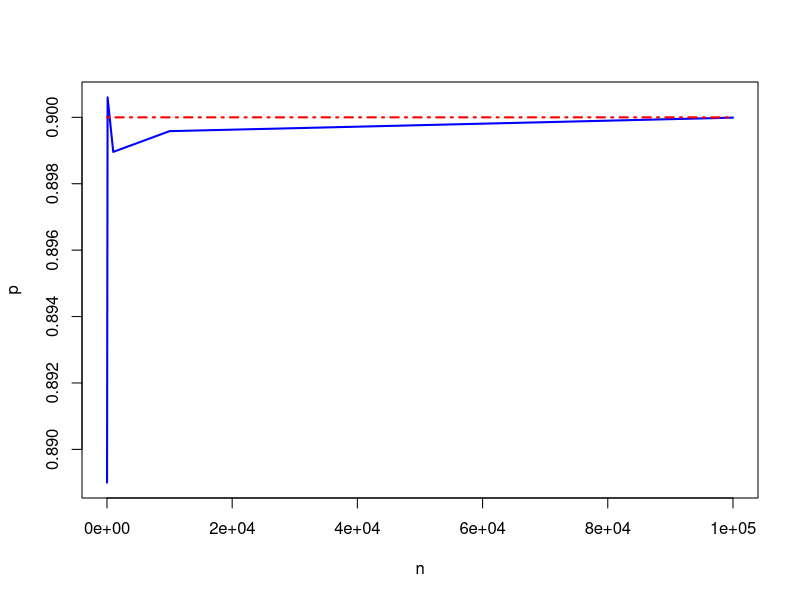
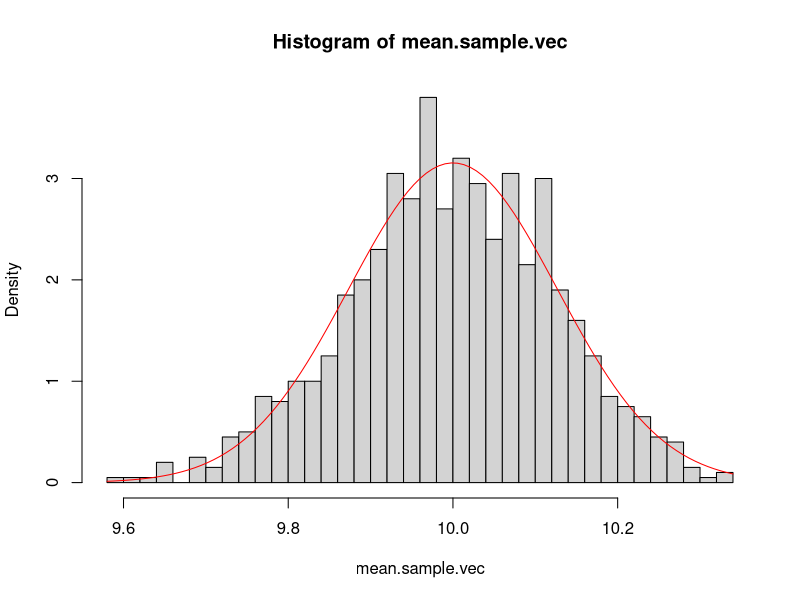
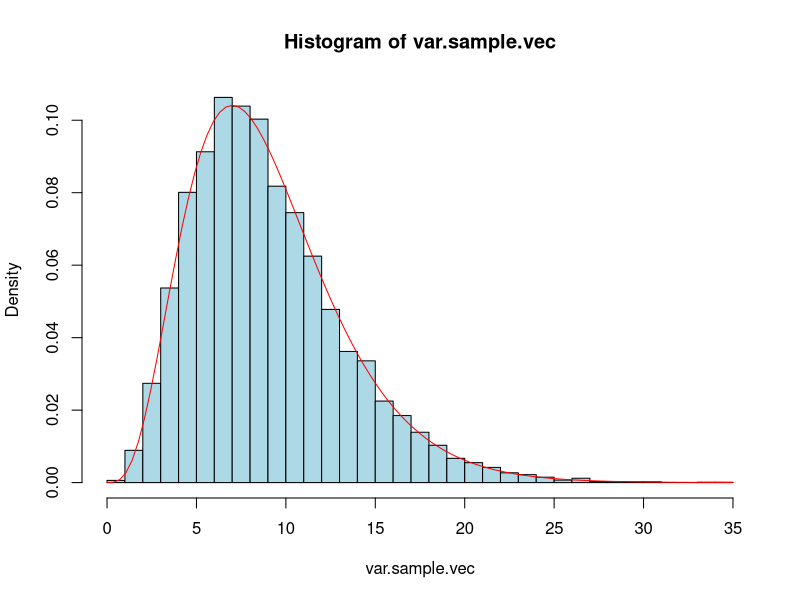

Reproduce these figures in R, in order.
mu <- 10
sigma <- 4
p <- 0.9
a <- qnorm((1-p)/2, mean=mu, sd=sigma)
b <- qnorm((1+p)/2, mean=mu, sd=sigma)
interval.p <- c(a, b)
interval.p

# X ~ Normal(mu, sigma)
test <- function(n) {
	count <- 0
	sample <- rnorm(n, mu, sigma)
	for (i in 1:n) {
		if ((a <= sample[i]) && (sample[i] <= b)) count <- count + 1	
	}
	p.propotion <- count / n
	return(p.propotion)
}

p.test1 <- test(100); p.test1
p.test2 <- test(1000); p.test2
p.test3 <- test(10000); p.test3

# n.vec <- c(10, 100, 1000, 10000, 100000)
n.vec <- 10^(seq(1, 5, by=1))
n.vec
p.testvec <- c(test(10))
p.testvec <- rep(1, length(n.vec))
p.testvec
for (i in 1:length(n.vec)) {
  p.testvec[i] <- mean(replicate(100, test(n.vec[i])))
}
plot(n.vec, p.testvec, type='l', col='blue', lwd=2, xlab="n", ylab="p")
lines(n.vec, rep(p, length(n.vec)), col='red', lty=4, lwd=2)
?lines

# X ~ Student(m)
# X ~ ChiSquare(m)
# X ~ Fisher

mean.sample <- function(n) {
  sample <- rnorm(n, mu, sigma)
  mean.X <- mean(sample)
  return(mean.X)
}
n <- 1000
m <- 1000
mean.sample.vec <- replicate(m, mean.sample(n))
hist(mean.sample.vec, freq=0, breaks=40)
?hist
curve(dnorm(x, mu, sigma/sqrt(n)), col="red", add=TRUE)

n <- 10
var.sample <- function() {
  sample <- rnorm(n, mu, sigma) 
  var.X <- (n-1) * var(sample) / (sigma^2)
  return(var.X)
}

m <- 10000
var.sample.vec <- replicate(m, var.sample())
hist(var.sample.vec, freq=0, breaks=40, col="lightblue")
curve(dchisq(x, df=n-1), col="red", add=TRUE)
